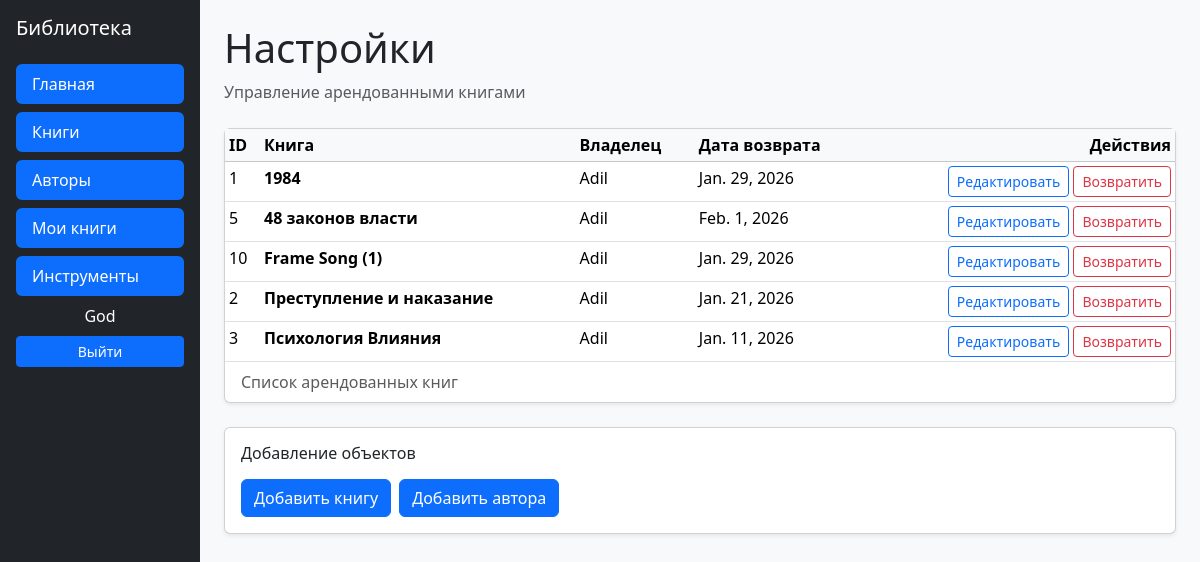
The app's page /catalog/my_tools/ (signed in), older data.
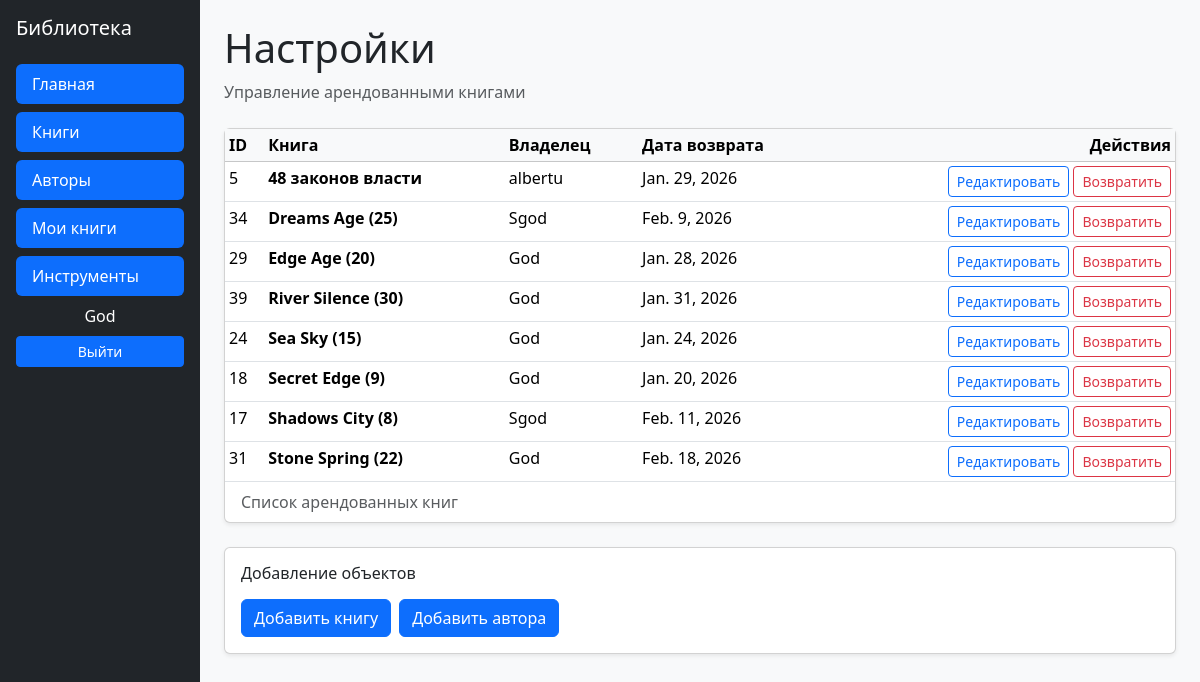
The same page, newer data.
### catalog/models.py (models this page shows, shortened)
class BookInstance(models.Model):
    id = models.UUIDField(primary_key=True, default=uuid.uuid4, help_text='Присвоение уникального значения в виде числа')
    book = models.ForeignKey('Book', on_delete=models.SET_NULL, null=True)
    imprint = models.CharField(max_length=200)
    due_back = models.DateField(null=True, blank=True)
    LOAN_STATUS = (
        ('m', 'Обслуживание'),
        ('o', 'В использовании'),
        ('a', 'Доступна'),
        ('r', 'Зарезервирована'),
    )
    status = models.CharField(max_length=1, choices=LOAN_STATUS, blank=True, default='a', help_text='Наличие книги')
    borrower = models.ForeignKey(User, on_delete=models.SET_NULL, null=True, blank=True)
    class Meta:
        ordering = ['due_back']
        permissions = (("can_mark_returned", "Set book as returned"),
                       ('can_edit', 'редактирование'),
                       )

class Book(models.Model):
    title = models.CharField(max_length=200)
    author = models.ForeignKey('Author', on_delete=models.SET_NULL, null=True)
    summary = models.TextField(max_length=1000, help_text='Введите краткое содержание')
    isbn = models.CharField('ISBN', max_length=13, help_text='Введите 13-значный ISBN код')
    genre = models.ManyToManyField(Genre, help_text='Выберите жанр')
    language = models.ForeignKey('Language', on_delete=models.SET_NULL, null=True)
    def dislpay_genre(self):
        return ', '.join([genre.name for genre in self.genre.all()[:3]])
    dislpay_genre.short_description = 'Genre'

### catalog/views.py (the view)
# urls.py: path('my_tools/', views.MyToolsView.as_view(), name='my_tools'),
class MyToolsView(PermissionRequiredMixin, generic.ListView):
    permission_required = ('catalog.can_mark_returned',
                           'catalog.can_edit',)
    model = BookInstance
    template_name = 'catalog/my_tools.html'
    context_object_name = 'instances'
    def get_queryset(self):
        return BookInstance.objects.select_related('book', 'borrower').filter(book__isnull=False, borrower__isnull=False).order_by('book__title')
    def get_context_data(self, **kwargs):
        context = super().get_context_data(**kwargs)
        context['author_form'] = AuthorForm()
        context['authors'] = Author.objects.all().order_by('last_name', 'first_name')
        from .forms import BookForm
        context['book_form'] = BookForm()
        context['books'] = Book.objects.all().order_by('title')
        return context

### catalog/templates/catalog/my_tools.html
{% extends 'catalog/base.html' %}
{% block content %}
<div class="mb-4">
  <h1>Настройки</h1>
  <p class="text-muted mb-0">Управление арендованными книгами</p>
</div>
<div class="card shadow-sm mb-4">
  <div class="card-body p-0">
    <table class="table table-sm table-hover mb-0">
      <caption class="px-3 py-2 text-muted">
        Список арендованных книг
      </caption>
      <thead class="table-light">
        <tr>
          <th scope="col">ID</th>
          <th scope="col">Книга</th>
          <th scope="col">Владелец</th>
          <th scope="col">Дата возврата</th>
          <th scope="col" class="text-end">Действия</th>
        </tr>
      </thead>
      <tbody>
        {% for ins in instances %}
          <tr>
            <td>{{ ins.book.pk }}</td>
            <td class="fw-semibold">{{ ins.book.title }}</td>
            <td>{{ ins.borrower }}</td>
            <td>{{ ins.due_back }}</td>
            <td class="text-end">
              <a href="{% url 'book_renew' ins.pk %}"
                 class="btn btn-outline-primary btn-sm">
                Редактировать
              </a>
              <a href="{% url 'return_book' ins.pk %}"
                 class="btn btn-outline-danger btn-sm">
                Возвратить
              </a>
            </td>
          </tr>
        {% endfor %}
      </tbody>
    </table>
  </div>
</div>
<div class="card shadow-sm">
  <div class="card-body">
    <h2 class="h6 mb-3">Добавление объектов</h2>
    <div class="d-flex gap-2">
      <a class="btn btn-primary" href="{% url 'book_create' %}">
        Добавить книгу
      </a>
      <a class="btn btn-primary" href="{% url 'author_create' %}">
        Добавить автора
      </a>
    </div>
  </div>
</div>
{% endblock %}

Row changes from the older to the newer data that the page shows:
no longer on this page (row edited): BookInstance: book.pk "1", book "1984", borrower "Adil", due_back "Jan. 29, 2026"
no longer on this page (row edited): BookInstance: book.pk "10", book "Frame Song (1)", borrower "Adil", due_back "Jan. 29, 2026"
no longer on this page (row edited): BookInstance: book.pk "2", book "Преступление и наказание", borrower "Adil", due_back "Jan. 21, 2026"
no longer on this page (row edited): BookInstance: book.pk "3", book "Психология Влияния", borrower "Adil", due_back "Jan. 11, 2026"
changed BookInstance "48 законов власти": borrower "Adil" → "albertu"; due_back "Feb. 1, 2026" → "Jan. 29, 2026"
now on this page (row edited): BookInstance: book.pk "34", book "Dreams Age (25)", borrower "Sgod", due_back "Feb. 9, 2026"
now on this page (row edited): BookInstance: book.pk "29", book "Edge Age (20)", borrower "God", due_back "Jan. 28, 2026"
now on this page (row edited): BookInstance: book.pk "39", book "River Silence (30)", borrower "God", due_back "Jan. 31, 2026"
now on this page (row edited): BookInstance: book.pk "24", book "Sea Sky (15)", borrower "God", due_back "Jan. 24, 2026"
now on this page (row edited): BookInstance: book.pk "18", book "Secret Edge (9)", borrower "God", due_back "Jan. 20, 2026"
now on this page (row edited): BookInstance: book.pk "17", book "Shadows City (8)", borrower "Sgod", due_back "Feb. 11, 2026"
now on this page (row edited): BookInstance: book.pk "31", book "Stone Spring (22)", borrower "God", due_back "Feb. 18, 2026"
